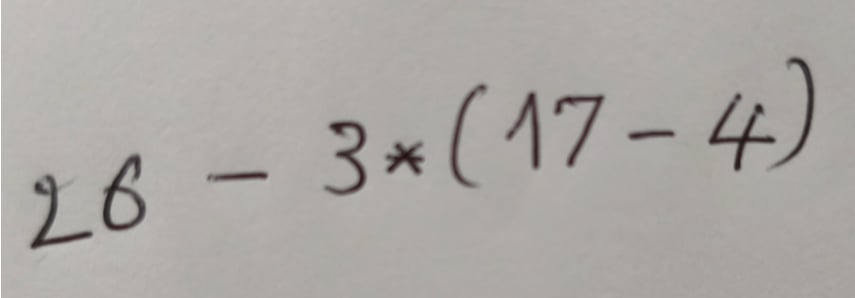
#> input picture input_image/test.jpg, 855 x 298 px
$ python -i segmentation.py   (imports and definitions only)
#> lines starting #> are read from the running program, lines starting #| are printed output that depends on the picture; after the words box and inside, x2 and y2 are one past the last pixel; in counts of white or black regions, pixels touching at a corner belong together
import cv2
import numpy as np


def read_image_safe(path):
#> called with path = 'input_image/test.jpg'
    try:
        stream = open(path, "rb")
        bytes_data = bytearray(stream.read())
        numpyarray = np.asarray(bytes_data, dtype=np.uint8)
        return cv2.imdecode(numpyarray, cv2.IMREAD_UNCHANGED)
#> returned value is the input picture: shape (298, 855, 3); mean B, G, R 164.8, 168, 172.1
    except Exception:
        return None


def merge_broken_parts(rects):
    if len(rects) < 2:
        return rects

    rects.sort(key=lambda r: r[0])

    merged_rects = []
    skip_next = False

    for i in range(len(rects)):
        if skip_next:
            skip_next = False
            continue

        x1, y1, w1, h1 = rects[i]

        if i == len(rects) - 1:
            merged_rects.append((x1, y1, w1, h1))
            break

        x2, y2, w2, h2 = rects[i+1]

        center1 = x1 + w1 // 2
        center2 = x2 + w2 // 2

        dist_centers = abs(center1 - center2)
        dist_x = x2 - (x1 + w1)
        y_overlap = not (y1 + h1 < y2 or y2 + h2 < y1)
        x_overlap = (x2 < x1 + w1)

        if dist_centers < 15 or (dist_x < 4 and dist_x > -4 and y_overlap):
            new_x = min(x1, x2)
            new_y = min(y1, y2)
            new_w = max(x1+w1, x2+w2) - new_x
            new_h = max(y1+h1, y2+h2) - new_y

            merged_rects.append((new_x, new_y, new_w, new_h))
            skip_next = True
            print(f"[LOGIC] Da gop 2 manh vo cua so tai vi tri X={new_x}")
        else:
            merged_rects.append((x1, y1, w1, h1))

    return merged_rects


def remove_inside_boxes(rects):
    valid_rects = []

    for i in range(len(rects)):
        x1, y1, w1, h1 = rects[i]
        is_inside = False

        for j in range(len(rects)):
            if i == j:
                continue

            x2, y2, w2, h2 = rects[j]

            if (x1 >= x2 and y1 >= y2 and
                (x1 + w1) <= (x2 + w2) and (y1 + h1) <= (y2 + h2)):
                is_inside = True
                print(f"[LOGIC] Phat hien hop nho tai X={x1} nam trong hop to -> XOA!")
                break

        if not is_inside:
            valid_rects.append((x1, y1, w1, h1))

    return valid_rects


def segment_image(image_path):
    print(f"[INFO] Dang xu ly anh: {image_path}")

    img = read_image_safe(image_path)

    if img is None:
        raise FileNotFoundError(f"[ERROR] Cannot read the image. Please check the file path.")

    img_display = img.copy()

    if len(img.shape) == 3 and img.shape[2] == 4:
         img = cv2.cvtColor(img, cv2.COLOR_BGRA2BGR)
         img_display = img.copy()

    gray = cv2.cvtColor(img, cv2.COLOR_BGR2GRAY)

    # --- PRE-PROCESSING ---
    blurred = cv2.GaussianBlur(gray, (5, 5), 0)

    thresh = cv2.adaptiveThreshold(blurred, 255,
                                   cv2.ADAPTIVE_THRESH_GAUSSIAN_C,
                                   cv2.THRESH_BINARY_INV, 11, 5)
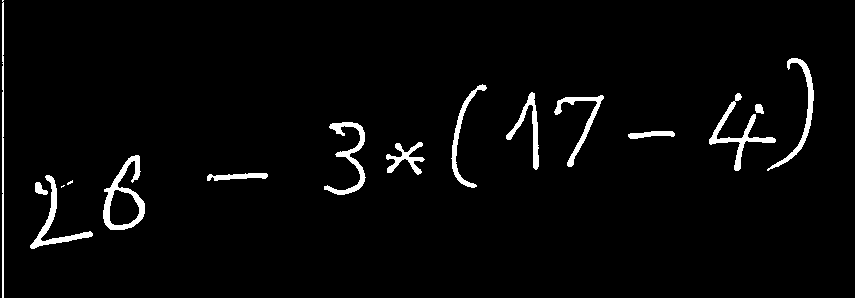
#> thresh: shape (298, 855); 3% white; 16 white regions (2 under 20 px), largest, box (x1, y1, x2, y2) and area: (103, 155, 145, 230) 1018, (709, 93, 776, 171) 852, (324, 122, 366, 195) 798

    kernel_clean = np.ones((3,3), np.uint8)
    thresh = cv2.morphologyEx(thresh, cv2.MORPH_OPEN, kernel_clean)
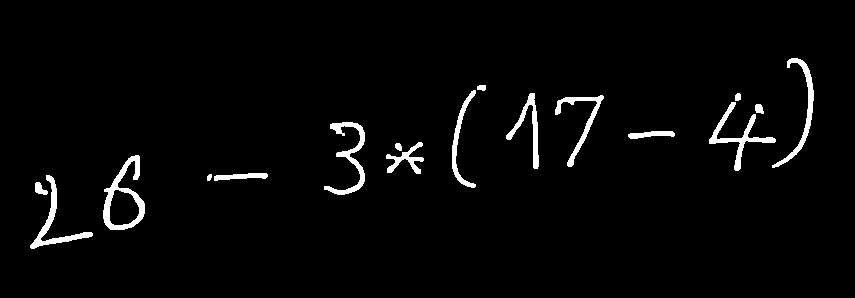
#> thresh: shape (298, 855); 2.8% white; 17 white regions, largest, box (x1, y1, x2, y2) and area: (103, 155, 145, 230) 1007, (709, 102, 776, 171) 802, (324, 122, 365, 195) 790

    kernel_heal = np.ones((5,3), np.uint8)
    thresh = cv2.morphologyEx(thresh, cv2.MORPH_CLOSE, kernel_heal)
#> thresh: shape (298, 855); 2.8% white; 14 white regions

    # --- TÌM CONTOUR ---
    contours, _ = cv2.findContours(thresh, cv2.RETR_EXTERNAL, cv2.CHAIN_APPROX_SIMPLE)
#> contours = 14 contours; largest, box (x1, y1, x2, y2) and area: (103, 155, 145, 230) 1686, (709, 93, 776, 171) 752, (324, 122, 365, 195) 652, (30, 175, 93, 249) 633, (772, 58, 814, 168) 581

    # --- LỌC BAN ĐẦU ---
    initial_rects = []
    for cnt in contours:
        x, y, w, h = cv2.boundingRect(cnt)
        if w < 300 and h < 300:
            if (h > 5 and w > 5):
                initial_rects.append((x, y, w, h))
#> this loop made 14 passes
#> (x, y, w, h) on passes 1 to 12: (35, 182, 13, 13), (30, 175, 63, 74), (207, 173, 61, 8), (103, 155, 42, 75), (395, 143, 7, 8), (386, 142, 38, 32), (628, 131, 47, 8), (324, 122, 41, 73), (555, 95, 49, 72), (709, 93, 67, 78), (506, 93, 33, 76), (452, 90, 24, 98)
#> after the loop, initial_rects = [(35, 182, 13, 13), (30, 175, 63, 74), (207, 173, 61, 8), (103, 155, 42, 75), (395, 143, 7, 8), (386, 142, 38, 32), (628, 131, 47, 8), (324, 122, 41, 73), (555, 95, 49, 72), (709, 93, 67, 78), (506, 93, 33, 76), (452, 90, 24, 98), (477, 85, 9, 6), (772, 58, 42, 110)]

    print(f"[INFO] Tim thay {len(initial_rects)} manh vo ban dau.")
#| [INFO] Tim thay 14 manh vo ban dau.

    # --- GỘP BOX ---
    final_rects = merge_broken_parts(initial_rects)
#> the loop in merge_broken_parts, `for i in range(len(rects)):` made 14 passes
#> (x1, y1, w1, h1, x2, y2, w2, h2) on passes 6, 8: (386, 142, 38, 32, 395, 143, 7, 8), (452, 90, 24, 98, 477, 85, 9, 6)
#| [LOGIC] Da gop 2 manh vo cua so tai vi tri X=386
#| [LOGIC] Da gop 2 manh vo cua so tai vi tri X=452
#> after the loop in merge_broken_parts, `for i in range(len(rects)):`: merged_rects = [(30, 175, 63, 74), (35, 182, 13, 13), (103, 155, 42, 75), (207, 173, 61, 8), (324, 122, 41, 73), (386, 142, 38, 32), (452, 85, 34, 103), (506, 93, 33, 76), (555, 95, 49, 72), (628, 131, 47, 8), (709, 93, 67, 78), (772, 58, 42, 110)]
#> final_rects has the same summary as merged_rects in merge_broken_parts
    final_rects = merge_broken_parts(final_rects)
#> the loop in merge_broken_parts (call 2), `for i in range(len(rects)):` made 12 passes
#> (x1, y1, w1, h1, x2, y2, w2, h2) on passes 1 to 11: (30, 175, 63, 74, 35, 182, 13, 13), (35, 182, 13, 13, 103, 155, 42, 75), (103, 155, 42, 75, 207, 173, 61, 8), (207, 173, 61, 8, 324, 122, 41, 73), (324, 122, 41, 73, 386, 142, 38, 32), (386, 142, 38, 32, 452, 85, 34, 103), (452, 85, 34, 103, 506, 93, 33, 76), (506, 93, 33, 76, 555, 95, 49, 72), (555, 95, 49, 72, 628, 131, 47, 8), (628, 131, 47, 8, 709, 93, 67, 78), (709, 93, 67, 78, 772, 58, 42, 110)
    final_rects = remove_inside_boxes(final_rects)
#> the loop in remove_inside_boxes, `for i in range(len(rects)):` made 12 passes
#| [LOGIC] Phat hien hop nho tai X=35 nam trong hop to -> XOA!
#> after the loop in remove_inside_boxes, `for i in range(len(rects)):`: valid_rects = [(30, 175, 63, 74), (103, 155, 42, 75), (207, 173, 61, 8), (324, 122, 41, 73), (386, 142, 38, 32), (452, 85, 34, 103), (506, 93, 33, 76), (555, 95, 49, 72), (628, 131, 47, 8), (709, 93, 67, 78), (772, 58, 42, 110)]
#> final_rects has the same summary as valid_rects in remove_inside_boxes

    print(f"[INFO] Sau khi gop manh vo, con lai {len(final_rects)} so hoan chinh.")
#| [INFO] Sau khi gop manh vo, con lai 11 so hoan chinh.

    # Sắp xếp từ trái sang phải
    final_rects.sort(key=lambda r: r[0])

    # --- CẮT & XỬ LÝ ROI ---
    roi_images = []
    valid_rects = []

    for (x, y, w, h) in final_rects:
        if (w * h < 150) or (h < 25 and w < 25) or (w < 8):
            print(f"[-] Vut 1 manh vun (rac) tai X={x}")
            continue

        pad = 5
        roi = thresh[max(0, y-pad):min(thresh.shape[0], y+h+pad),
                     max(0, x-pad):min(thresh.shape[1], x+w+pad)]

        if roi.size == 0:
            continue

        # Square Padding
        h_roi, w_roi = roi.shape
        max_dim = max(h_roi, w_roi)
        square_img = np.zeros((max_dim, max_dim), dtype=np.uint8)
        start_x = (max_dim - w_roi) // 2
        start_y = (max_dim - h_roi) // 2
        square_img[start_y:start_y+h_roi, start_x:start_x+w_roi] = roi

        final_img = cv2.resize(square_img, (28, 28), interpolation=cv2.INTER_AREA)

        roi_images.append(final_img)
        valid_rects.append((x, y, w, h))
#> this loop made 11 passes
#> (x, y, w, h, h_roi, w_roi, max_dim, start_x) on passes 1 to 11: (30, 175, 63, 74, 84, 73, 84, 5), (103, 155, 42, 75, 85, 52, 85, 16), (207, 173, 61, 8, 18, 71, 71, 0), (324, 122, 41, 73, 83, 51, 83, 16), (386, 142, 38, 32, 42, 48, 48, 0), (452, 85, 34, 103, 113, 44, 113, 34), (506, 93, 33, 76, 86, 43, 86, 21), (555, 95, 49, 72, 82, 59, 82, 11), (628, 131, 47, 8, 18, 57, 57, 0), (709, 93, 67, 78, 88, 77, 88, 5), (772, 58, 42, 110, 120, 52, 120, 34)
#> pass 1, in segment_image, `roi = thresh[max(0, y-pad):min(thresh.shape[0], y+h+pad), max(0, x-pad..`:
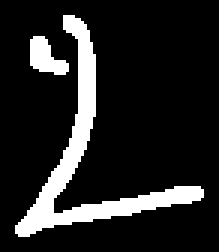
#> roi: shape (84, 73) (shown 3 times larger); 14.1% white; 2 white regions, box (x1, y1, x2, y2) and area: (5, 5, 68, 79) 762, (10, 12, 23, 25) 103
#> pass 1, in segment_image, `final_img = cv2.resize(square_img, (28, 28), interpolation=cv2.INTER_A..`:
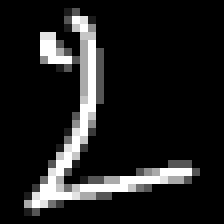
#> final_img: shape (28, 28) (shown 8 times larger); min 0, max 255, mean 31.3
#> pass 2, in segment_image, `roi = thresh[max(0, y-pad):min(thresh.shape[0], y+h+pad), max(0, x-pad..`:
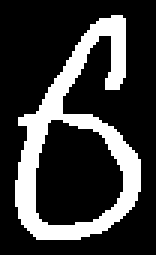
#> roi: shape (85, 52) (shown 3 times larger); 23% white; 1 white region, box (x1, y1, x2, y2) and area: (5, 5, 47, 80) 1016
#> pass 2, in segment_image, `final_img = cv2.resize(square_img, (28, 28), interpolation=cv2.INTER_A..`:
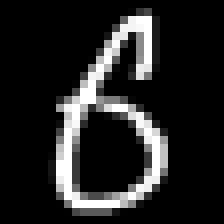
#> final_img: shape (28, 28) (shown 8 times larger); min 0, max 255, mean 35.9
#> after the loop:
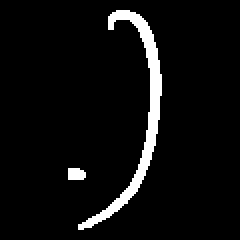
#> square_img: shape (120, 120) (shown 2 times larger); 5.3% white; 2 white regions, box (x1, y1, x2, y2) and area: (39, 5, 81, 115) 714, (34, 84, 43, 90) 49
#> after the loop, roi_images = 11 items

    return roi_images, valid_rects, thresh, img_display

>>> result = segment_image('input_image/test.jpg')
